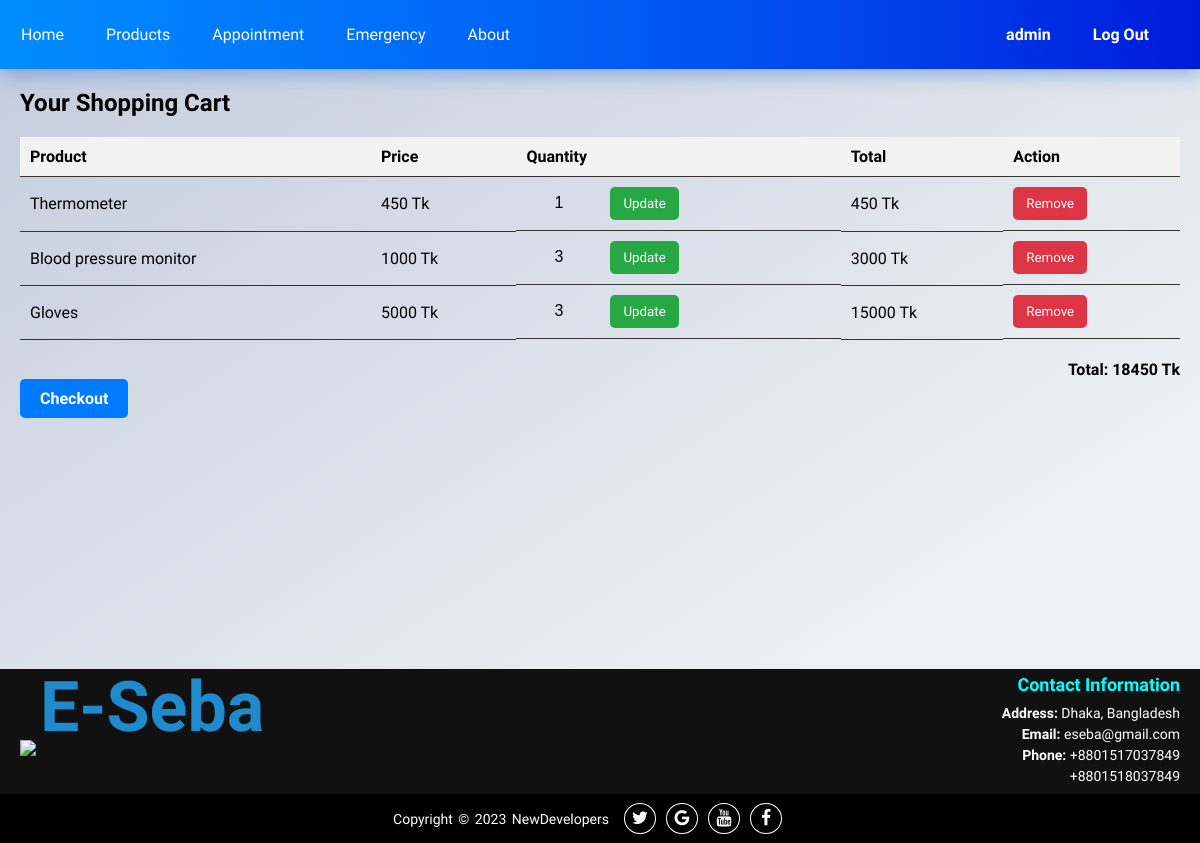
The app's page /cart/ (signed in), older data.
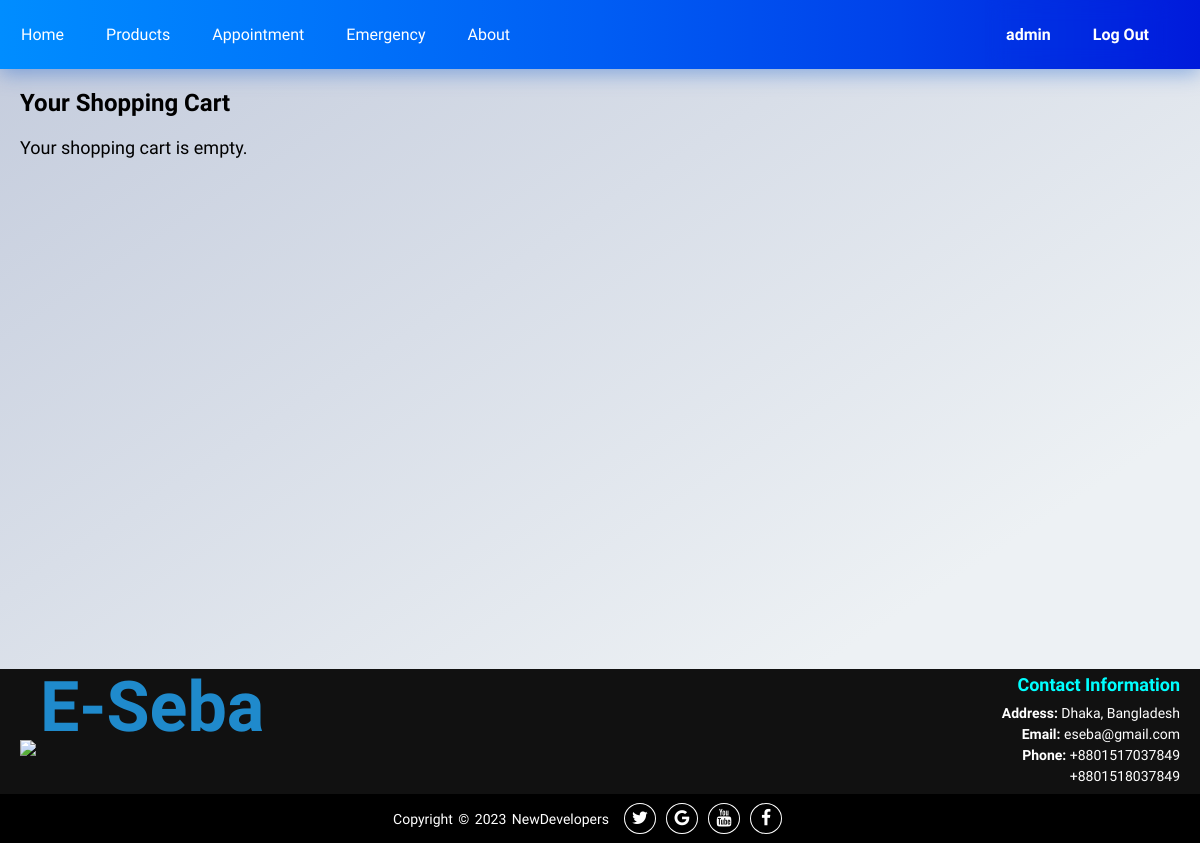
The same page, newer data.
### myApp/models.py (models this page shows)
class CartItem(models.Model):
    user = models.ForeignKey(User, on_delete=models.CASCADE)
    accessory = models.ForeignKey(MedicalAccessories, on_delete=models.CASCADE)
    quantity = models.IntegerField(default=1)
    total_cost = models.IntegerField(null = True)

class MedicalAccessories(models.Model):
    p_image = models.ImageField()
    p_name = models.CharField(max_length=100)
    p_description = models.CharField(max_length=1000)
    CATEGORY = (
        ('Medicine', 'Medicine'),
        ('Equipment', 'Equipment'),
    )
    p_category = models.CharField(max_length=10, choices=CATEGORY)
    p_cost = models.IntegerField()
    p_count = models.IntegerField()
    v_name = models.CharField(max_length=100)
    v_description = models.CharField(max_length=100)

### myApp/views.py (the view)
# urls.py: path('cart/', views.cart, name='cart'),
@login_required
def cart(request):
    user = request.user
    cart_items = CartItem.objects.filter(user=user)
    for item in cart_items:
        item.total_cost = item.accessory.p_cost * item.quantity
    total_cost = sum(item.total_cost for item in cart_items)
    return render(request, 'cart.html', {'cart_items': cart_items, 'total_cost': total_cost})

### myApp/templates/cart.html (shortened to what this page needs)
{% extends 'base.html' %}
{% load static %}
{% block extra-styles %}
<link rel="stylesheet" href="{% static 'css/__cart.css' %}" />
{% endblock %}
{% block content %}
<div class="container">
  <h1>Your Shopping Cart</h1>
  {% if cart_items %}
    <table class="cart-table">
      <thead>
        <tr>
          <th>Product</th>
          <th>Price</th>
          <th>Quantity</th>
          <th>Total</th>
          <th>Action</th>
        </tr>
      </thead>
      <tbody>
        {% for item in cart_items %}
          <tr>
            <td>{{ item.accessory.p_name }}</td>
            <td>{{ item.accessory.p_cost }} Tk</td>
            <td class="cart-actions">
              <form method="post" action="{% url 'update_cart' item.accessory.id %}">
                <input
                  type="number"
                  name="quantity"
                  value="{{ item.quantity }}"
                  min="1"
                />
                <button type="submit" class="update-button">Update</button>
              </form>
            </td>
            <td>{{ item.total_cost }} Tk</td>
            <td class="cart-actions">
              <form method="post" action="{% url 'remove_from_cart' item.accessory.id %}">
                <button type="submit" class="remove-button">Remove</button>
              </form>
            </td>
          </tr>
        {% endfor %}
      </tbody>
    </table>
    <div class="cart-total">
      <strong>Total: {{ total_cost }} Tk</strong>
    </div>
    <div class="checkout-button">
      <a href="{% url 'checkout' %}">Checkout</a>
    </div>
  {% else %}
    <p>Your shopping cart is empty.</p>
  {% endif %}
</div>
{% endblock %}

### myApp/templates/base.html (shortened to what this page needs)
<!DOCTYPE html>
{% load static %}
<html lang="en">
<head>
    <link rel="stylesheet" href="https://stackpath.bootstrapcdn.com/font-awesome/4.7.0/css/font-awesome.min.css">
    <link rel="stylesheet" href="{% static 'css/__base.css' %}" />
    {% block extra-styles %} {% endblock %}
</head>
<body>
    <div class="topnav">
        <a href="{% url 'home' %}">Home</a>
        <a href="{% url 'products' %}">Products</a>
        <a href="{% url 'appointment' %}">Appointment</a>
        <a href="{% url 'emergency' %}">Emergency</a>
        <a href="{% url 'about' %}">About</a>
        <div id="user-links">
            {% if user.is_authenticated %}
                <div class="user-info">
                    <a href="{% url 'user_profile' %}" class="user-link">{{ user.username }}</a>
                    <a href="{% url 'logout' %}" class="user-link">Log Out</a>
                </div>
            {% else %}
                <a href="{% url 'login' %}" class="user-link">Login</a>
                <a href="{% url 'register' %}" class="user-link">Register</a>
            {% endif %}
        </div>
    </div>
    {% block content %}{% endblock %}
    <footer>
        <div class="footer-content">
            <div class="logo">
                <img src="{% static 'image/favicon.png' %}">
                <span class="eseba">E-Seba</span>
            </div>
            <div class="contact-info">
                <h3>Contact Information</h3>
                <ul>
                    <li><strong>Address:</strong> Dhaka, Bangladesh</li>
                    <li><strong>Email:</strong> eseba@gmail.com</li>
                    <li><strong>Phone:</strong> +8801517037849</li>
                    <li>+8801518037849</li>
                </ul>
            </div>
        </div>
        <div class="footer-bottom">
            <p>Copyright &copy; 2023 NewDevelopers</p>
            <div class="footer-menu">
                <ul class="f-menu">
                    <li><a href="#"><i class="fa fa-twitter"></i></a></li>
                    <li><a href="#"><i class="fa fa-google"></i></a></li>
                    <li><a href="#"><i class="fa fa-youtube"></i></a></li>
                    <li><a href="#"><i class="fa fa-facebook"></i></a></li>
                </ul>
            </div>
        </div>
    </footer>
</body>
</html>

### myApp/static/css/__base.css (style rules this page uses)
* { margin: 0; padding: 0; box-sizing: border-box; }
body { font-family: 'Mooli', sans-serif; background: linear-gradient(147deg, #c3cbdc 0%, #edf1f4 74%); display: flex; flex-direction: column; min-height: 100vh; }
.topnav { position: sticky; top: 0; background-image: linear-gradient(to right, #008dff, #0076fb, #005df4, #0041ea, #001adb); box-shadow: 0 4px 20px rgba(0, 83, 206, 0.4); z-index: 999; }
.topnav a { float: left; display: block; color: rgb(255, 255, 255); text-align: center; padding: 25px 16px; margin: 0px 5px; transition: transform 0.3s; text-decoration: none; }
#user-links { float: right; margin-right: 20px; }
.user-link { color: #ffffff; text-align: center; padding: 25px 16px; margin: 0px 5px; transition: transform 0.3s; text-decoration: none; }
.user-info { display: flex; align-items: center; backdrop-filter: blur(10px); border-radius: 5px; margin-right: 10px; color: #fff; font-weight: bold; }
footer { color: #fff; text-align: center; }
.footer-content { background: #111; color: #fff; padding: 5px 20px; display: flex; justify-content: space-between; align-items: center; }
.logo img { max-width: 100px; height: auto; }
.logo .eseba { position: relative; top: -25px; margin: 0px auto; font-size: 70px; font-weight: 900; color: #1F8ACC; }
.contact-info { text-align: right; }
.contact-info h3 { color: aqua; font-size: 18px; margin-bottom: 10px; }
.contact-info ul { list-style-type: none; padding: 0; }
.contact-info ul li { font-size: 14px; margin: 5px 0; }
.contact-info ul li strong { font-weight: bold; }
.footer-bottom { background: #000; width: 100%; display: flex; align-items: center; justify-content: center; }
.footer-bottom p { font-size: 14px; word-spacing: 2px; text-transform: capitalize; margin: 0; }
.footer-menu { padding: 15px; float: right; }
.footer-menu ul { list-style: none; display: flex; align-items: center; justify-content: center; }
.footer-menu ul li { padding-right: 10px; display: block; }
.footer-menu ul li a { text-decoration: none; color: #fff; border: 1.1px solid white; padding: 5px; border-radius: 50%; }
.footer-menu ul li a i { font-size: 1.1rem; width: 20px; transition: color .4s ease; }

### myApp/static/css/__cart.css (style rules this page uses)
.container { min-height: 70vh; margin: 20px; }
h1 { font-size: 24px; margin-bottom: 20px; }
p { font-size: 18px; }

Row changes from the older to the newer data that the page shows:
removed CartItem: accessory.p_name "Thermometer", accessory.p_cost "450", quantity "1", total_cost "450"
removed CartItem: accessory.p_name "Blood pressure monitor", accessory.p_cost "1000", quantity "3", total_cost "3000"
removed CartItem: accessory.p_name "Gloves", accessory.p_cost "5000", quantity "3", total_cost "15000"
Text that changed along with them:
{{ total_cost }}: "18450" → (not shown)
text no longer shown: "Product Price Quantity Total Action Total: Tk Checkout"
text now shown: "Your shopping cart is empty."
